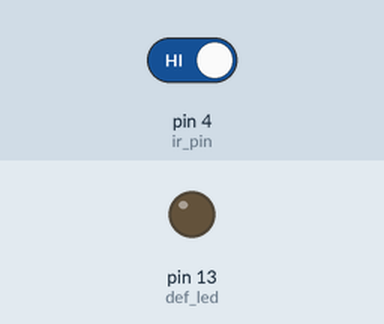
This sketch was run on a simulated Arduino Uno, built with avr-gcc and run on an emulated ATmega328P. On the bench: output pins drawn as LEDs (lit = HIGH). The test bench sets the inputs (shaded band); at power-on: pin 4 (ir_pin) HIGH. The ROS host is connected and sends only what is stated.

Above: at 1.2 s.
1.3 s: pin 4 (ir_pin) driven LOW
At 2.6 s:
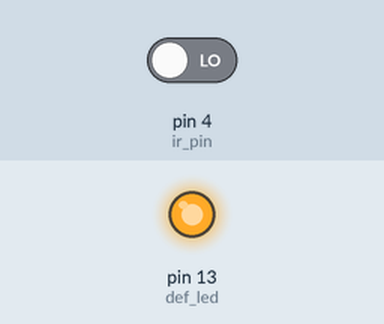
2.9 s: pin 4 (ir_pin) driven HIGH
At 4.0 s:
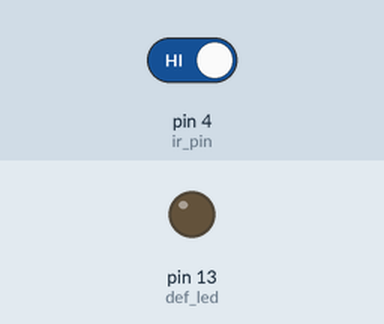
Timing chart, 0 to 5.9 s (numbered marks = the images above; inputs shaded):
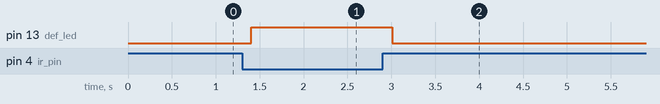

Measured:
- after the input at 1.3 s, pin 13 (def_led): LOW → HIGH after 0.10 s
- after the input at 2.9 s, pin 13 (def_led): HIGH → LOW after 0.11 s

The sketch:

ir_publisher.ino
```cpp
#include <ros.h>
#include <std_msgs/Int32.h>
#define ir_pin 4        // IR PIN Number
#define def_led 13      // DEFAULT LED that comes with arduino's PIN Number
// CREATING ROS NODE
ros::NodeHandle nh;

// IR INPUT VARIABLE THAT IS PUBLISHED
std_msgs::Int32 ir_input;

// PUBLISHER CHATTER PUBLISHING TO TOPIC CHATTER
ros::Publisher chatter("chatter", &ir_input);

// SETTING UP ROS NODE AND ARDUINO PINS - RUNS ONLY ONCE
void setup() {

  nh.initNode();
  nh.advertise(chatter);
  pinMode(ir_pin,INPUT);
  pinMode(def_led,OUTPUT);//LED
}

// MAIN LOOP - KEEPS ON RUNNING
void loop() {

// WHEN ANYTHING IS TOO CLOSE
if(digitalRead(ir_pin)==LOW){
  // IR INPUT DATA MUST BE TURNED TO 1
  ir_input.data = 1;
  // TURNING THE DEFAULT LED ON ARDUINO TO HIGH
  digitalWrite(def_led,HIGH);
}

// WHEN NOTHING IS TOO CLOSE
else{
  // IR INPUT DATA MUST BE TURNED TO 0
  ir_input.data = 0;
  // TURNING THE DEFAULT LED ON ARDUINO TO LOW
  digitalWrite(def_led,LOW);
}

  // PUBLISH THE IR INPUT
  chatter.publish( &ir_input );

  // Using spinOnce() as it is already in a loop
  nh.spinOnce();

  // Delaying so that output isn't spammed
  delay(200);
}
```
